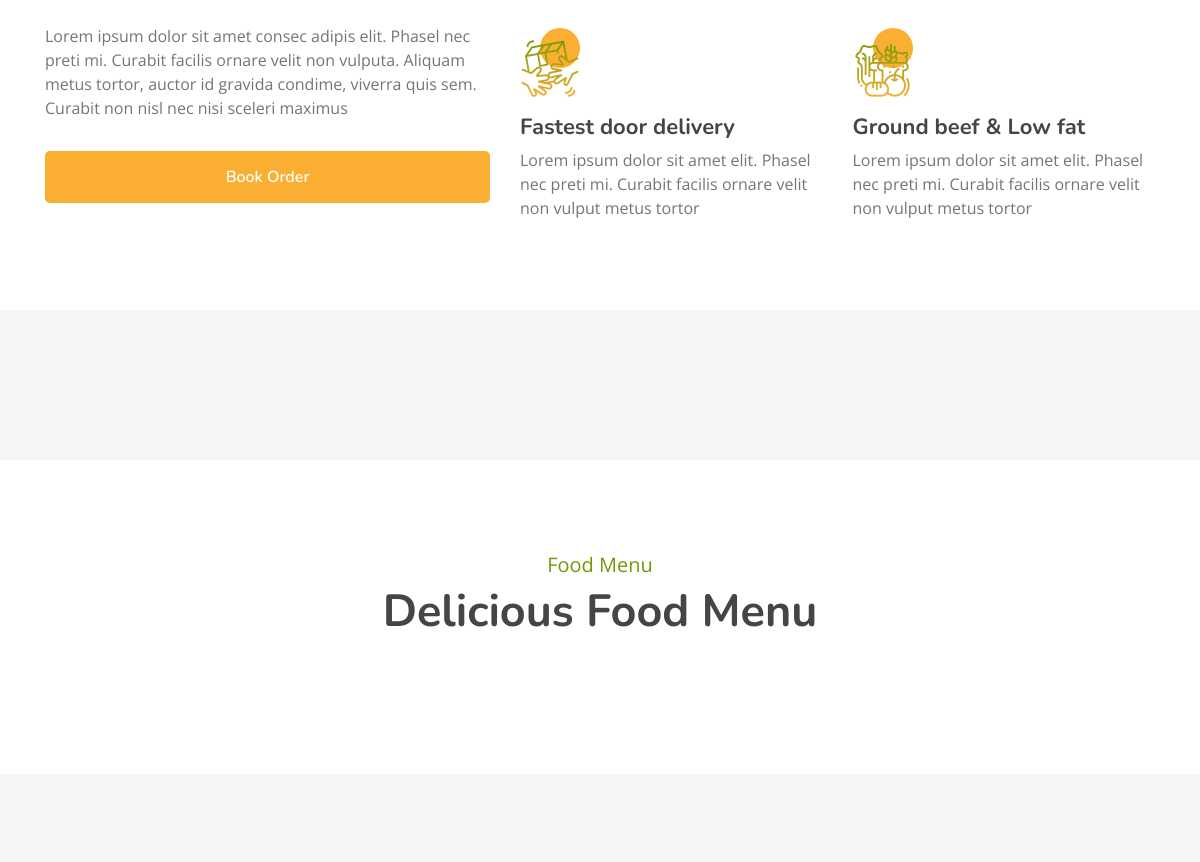
The app's page / (middle part), older data.
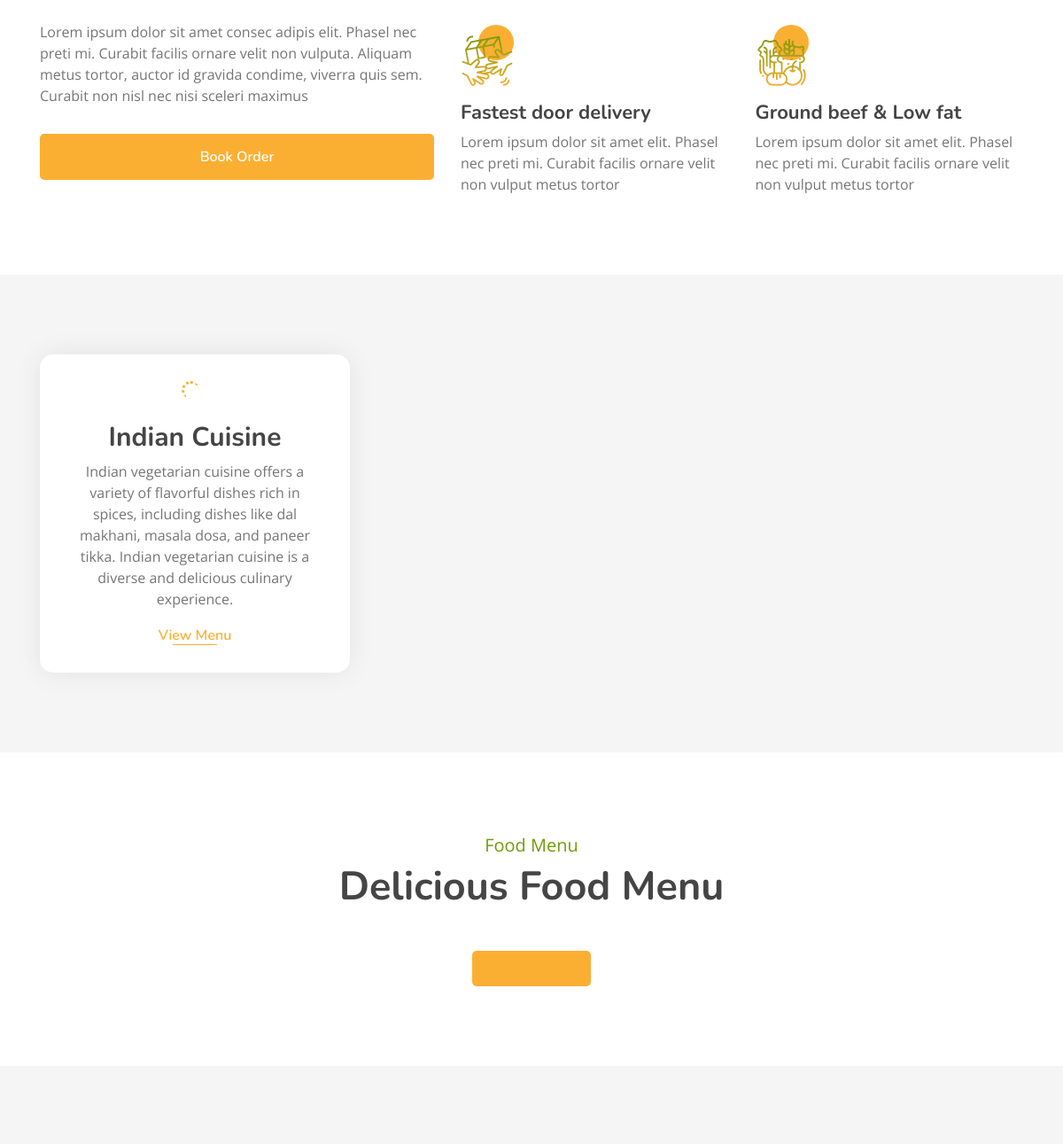
The same page, newer data.
### myapp/models.py (models this page shows, shortened)
class Category(models.Model):
    name = models.CharField(max_length=100, unique=True)
    image = models.ImageField(upload_to="categories/%Y/%m/%d")
    icon = models.CharField(max_length=50, blank=True)
    description = models.TextField()
    added_on = models.DateTimeField(auto_now_add=True)
    updated_on = models.DateTimeField(auto_now=True)

### myapp/views.py (the view)
# urls.py: path('',views.index,name="index"),
def index(request):
    context ={}
    cats = Category.objects.all().order_by('name')
    context['categories'] = cats
    dishes = []
    for cat in cats:
        dishes.append({
            'cat_id':cat.id,
            'cat_name':cat.name,
            'cat_img':cat.image,
            'items':list(cat.dish_set.all().values())
        })
    context['menu'] = dishes
    return render(request,'index.html', context)

### template/index.html (shortened to what this page needs)
{% extends "base.html" %}
{% load static %}
{% block content %}
        <div class="feature">
            <div class="container">
                <div class="row">
                    <div class="col-lg-5">
                        <div class="feature-text">
                            <p>
                                Lorem ipsum dolor sit amet consec adipis elit. Phasel nec preti mi. Curabit facilis ornare velit non vulputa. Aliquam metus tortor, auctor id gravida condime, viverra quis sem. Curabit non nisl nec nisi sceleri maximus
                            </p>
                            <a class="btn custom-btn" href="">Book Order</a>
                        </div>
                    </div>
                    <div class="col-lg-7">
                        <div class="row">
                            <div class="col-sm-6">
                            </div>
                            <div class="col-sm-6">
                            </div>
                        </div>
                        <div class="row">
                            <div class="col-sm-6">
                                <div class="feature-item">
                                    <i class="flaticon-courier"></i>
                                    <h3>Fastest door delivery</h3>
                                    <p>
                                        Lorem ipsum dolor sit amet elit. Phasel nec preti mi. Curabit facilis ornare velit non vulput metus tortor
                                    </p>
                                </div>
                            </div>
                            <div class="col-sm-6">
                                <div class="feature-item">
                                    <i class="flaticon-fruits-and-vegetables"></i>
                                    <h3>Ground beef & Low fat</h3>
                                    <p>
                                        Lorem ipsum dolor sit amet elit. Phasel nec preti mi. Curabit facilis ornare velit non vulput metus tortor
                                    </p>
                                </div>
                            </div>
                        </div>
                    </div>
                </div>
            </div>
        </div>
        <div class="food">
            <div class="container">
                <div class="row align-items-center">
                {% for cat in categories %}
                    <div class="col-md-4">
                        <div class="food-item">
                            <h2>{{cat.name}}</h2>
                            <p>
                                {{cat.description}}
                            </p>
                            <a href="{% url 'all_dishes' %}?q={{cat.id}}">View Menu</a>
                        </div>
                    </div>
                {% endfor %}
                </div>
            </div>
        </div>
        <div class="menu">
            <div class="container">
                <div class="section-header text-center">
                    <p>Food Menu</p>
                    <h2>Delicious Food Menu</h2>
                </div>
                <div class="menu-tab">
                    <ul class="nav nav-pills justify-content-center">
                        {% for category in menu %}
                            <li class="nav-item">
                                <a class="nav-link" data-toggle="pill" href="#c-{{category.cat_id}}">{{category.cat_name}}</a>
                            </li>
                        {% endfor %}
                    </ul>
                    <div class="tab-content">
                    </div>
                </div>
            </div>
        </div>
        <div class="testimonial">
        </div>
{% endblock %}

Row changes from the older to the newer data that the page shows:
added Category: name "Indian Cuisine", description "Indian vegetarian cuisine offers a variety of flavorful dishes rich in spices, including dishes like dal makhani, masala dosa, and paneer tikka. Indian vegetarian cuisine is a diverse and delicious culinary experience."
